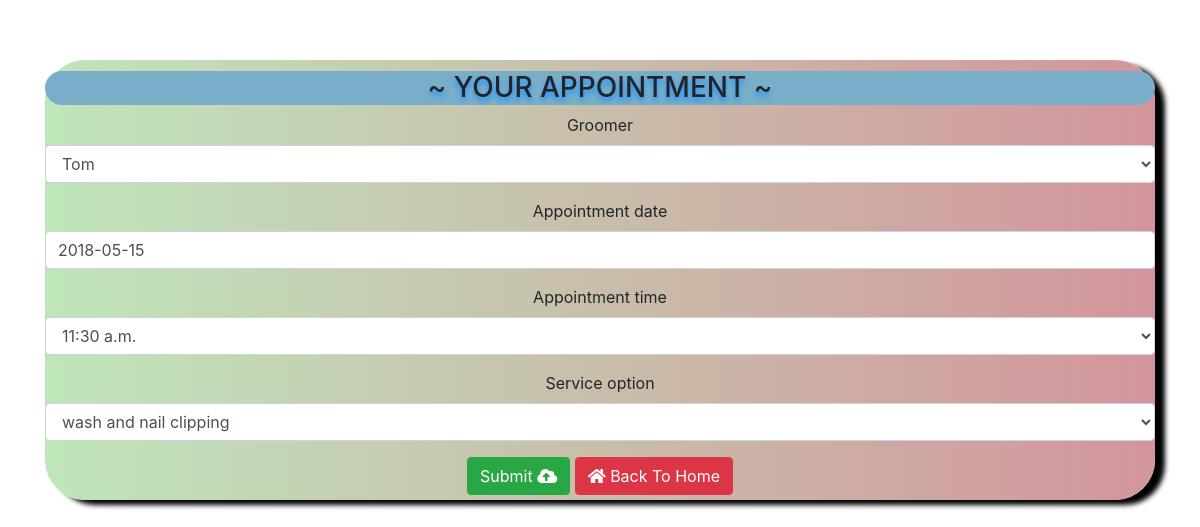
The app's page /appointment/2/update_appoint/ with its own data.
### appointment/models.py (models this page shows, shortened)
class Appointment(models.Model):
    client = models.ForeignKey(Client, blank=False, on_delete=models.CASCADE)
    dog = models.ForeignKey(Dog, blank=False, on_delete=models.CASCADE, related_name='dog_appoint')
    groomer = models.ForeignKey(Groomer, on_delete=models.CASCADE, blank=False, related_name='groomer_of_appointment')
    appointment_date = models.DateField(blank=False, null=False)
    appointment_time = models.TimeField(choices=[
        (datetime.time(10,00,00), datetime.time(10,00,00)),
        (datetime.time(11,30,00), datetime.time(11,30,00)),
        (datetime.time(13,00,00), datetime.time(13,00,00)),
        (datetime.time(14,30,00), datetime.time(14,30,00)),
        (datetime.time(16,00,00), datetime.time(16,00,00)),
    ], blank=False, null=False)
    service_option = models.IntegerField(choices=[
        (1, 'wash only'),
        (2, 'wash and nail clipping'),
        (3, 'deluxe grooming'),
        (4, 'etc')
    ], blank=False)
    appointment_comment = models.CharField(blank=True, max_length=300)

### appointment/views.py (the view)
# urls.py: url(r"(?P<pk>[0-9]+)/update_appoint/$", views.AppointUpdateView.as_view(), name="appoint_update"),
class AppointUpdateView(UpdateView):
    model = Appointment
    form_class = AppointUpdateForm

### appointment/forms.py
class AppointUpdateForm(forms.ModelForm):
    class Meta:
        model = Appointment
        fields = ['groomer', 'appointment_date', 'appointment_time', 'service_option']
        widgets = {
            'appointment_date': forms.DateInput(attrs={'id': 'datetimepicker12', 'placeholder': 'yyyy-mm-dd'})
        }

### appointment/models.py (called while the page is built)
    def __str__(self):
        return self.groomer_name

### appointment/templates/appointment/appointment_form.html (shortened to what this page needs)
{% extends "empty_base.html" %}
{% load bootstrap3 %}
{% load staticfiles %}
{% block body_block %}
<link rel="stylesheet" href="https://stackpath.bootstrapcdn.com/bootstrap/4.1.0/css/bootstrap.min.css">
<link href="{% static 'css/datepicker.css' %}" rel="stylesheet" media="screen">
    <div id="main_window">
        <h1>
            {% if not form.instance.client.pk %}
                <h3>~ Make Appointment ~</h3>
            {% else %}
                <h3>~ Your Appointment ~</h3>
            {% endif %}
        </h1>
        <form method="POST">
            {% bootstrap_form form %}
            <button type="submit" value="Submit" class="btn btn-success">Submit <i class="fas fa-cloud-upload-alt"></i></button>
            <a class="btn btn-danger" href="{% url 'accounts:login_home' %}">
                 <i class="fas fa-home"></i> Back To Home
            </a>
        </form>
    </div>
{% endblock %}

### static/css/pet_project.css (style rules this page uses)
body { background: url(https://www.brianfoxband.com/wp-content/uploads/2017/06/want-A-Pet-1.jpg); background-size: cover; background-position: center; background-repeat: no-repeat; color: white; font-family: 'Gugi', cursive; }
html { height: 100%; }
h1 { font-weight: 700; font-size: 5em; }
#main_window h3 { width: auto; border-radius: 100px; text-shadow: 0 4px 5px dodgerblue; text-transform: uppercase; background: #79aec8; }
button { border-radius: 100px; }
#main_window { border-radius: 40px; box-shadow: 10px 5px 5px black; padding-top: 3px; padding-bottom: 5px; width: auto; height: auto; margin: 60px auto; background: #D3959B; background: -webkit-linear-gradient(to right, #BFE6BA, #D3959B); background: linear-gradient(to right, #BFE6BA, #D3959B); text-align: center; }

### records on screen
Appointment: groomer "Tom", appointment_date "2018-05-15", appointment_time "11:30 a.m.", service_option "wash and nail clipping"
